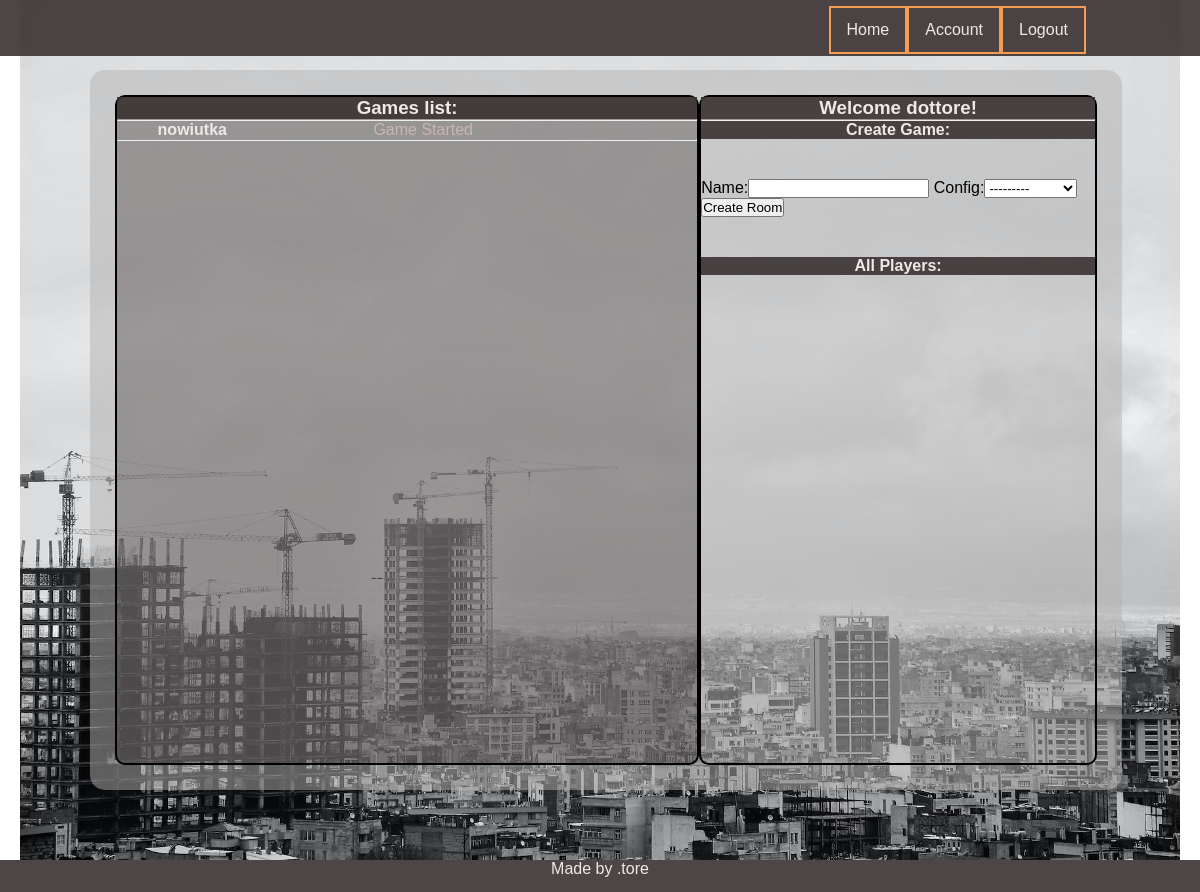
The app's page /player/home/s (signed in) with its own data.
### game/models.py (models this page shows, shortened)
class Game(models.Model):
    name = models.CharField(max_length=150)
    host = models.CharField(max_length=10)
    config = models.ForeignKey(Config, on_delete=models.CASCADE, related_name='game_config', blank=True, null=True)
    is_played = models.BooleanField(default=False)
    max_players = models.IntegerField(default=4)
    who_is_ready = models.ManyToManyField(Player, related_name="guys_ready", blank=True)
    who_is_playing = models.ManyToManyField(Player, related_name="guys_playing", blank=True)
    turn = models.IntegerField(default=1)
    turn_of_player = models.ForeignKey(Player, on_delete=models.CASCADE, related_name='czyja_tura', blank=True,
                                       null=True)

class Config(models.Model):
    name = models.CharField(max_length=150)
    nr_of_fields = models.IntegerField(default=28)
    special = models.IntegerField(default=8)
    start_money = models.IntegerField(default=1000)
    def __str__(self):
        return self.name

### player/models.py (models this page shows, shortened)
class Player(models.Model):
    name = models.ForeignKey(User, on_delete=models.CASCADE, related_name='player_name')
    parent = models.CharField(max_length =10)
    nick = models.CharField(max_length=10)
    in_game = models.CharField(max_length=200,default="",null=True)
    ready = models.BooleanField(default=False)
    moved = models.BooleanField(default=False, null=True, blank=True)
    money = models.IntegerField(default=150)
    position = models.IntegerField(default=0, null=True, blank=True)
    properties = models.CharField(max_length=400, null=True, default="")
    description = models.TextField(max_length=300, null=True)
    def __str__(self):
        return self.nick

### player/views.py (the view)
# urls.py: path('home/s', home, name='home'),
@login_required
def home(request):
    usr = request.user.username
    player = Player.objects.get(parent=usr)
    games = Game.objects.all()
    form = CreateGame
    args = {'usr': usr, 'games': games, 'form': form, 'player':player}
    return render(request, 'player/home.html', args)

### templates/player/home.html (shortened to what this page needs)
{% extends 'base.html' %} {% load static %}  {% block css %}
<link rel="stylesheet" href="{% static 'css/home.css' %}" />
{% endblock %} {% block content %}
<section class="lobby">
  <div class="__header">
    <h3>Games list:</h3>
  </div>
  <hr />
  <ul class="games_list">
    {% for g in games %}
    <div class="game_list__container">
      <li class="game_list__game">
        <a class="game_list__room" href="{% url 'detail' g.id %}">
          <strong>{{g.name}}</strong>
        </a>
        {% if g.is_played %}
        <span class="__game_status --gray">Game Started</span>
        {% endif %}
      </li>
    </div>
    <hr />
    {% endfor %}
  </ul>
</section>
<section class="user_menu">
  <div class="__header">
    <h1>Welcome {{player}}!</h1>
  </div>
  <hr />
  <div class="__header">
    <h4>Create Game:</h4>
  </div>
  <form class="new_game_form" method="POST" action='{% url "new_room"%}'>
    {% csrf_token %} {{form}}
    <button type="submit" name="create" value="ok">Create Room</button>
  </form>
  <div class="__header">
    <h4>All Players:</h4>
  </div>
</section>
{% endblock %}

### static/css/main.css (style rules this page uses)
* { padding: 0; margin: 0; box-sizing: border-box; }
body { font-family: "Noto Sans JP", sans-serif; }
:root { --main-bg-color: hsla(0, 0%, 70%, 50%); --main-bars-color: rgba(59, 50, 50, 0.9); --main-color-alpha: rgba(39, 26, 26, 0.3); --main-gold-border: #f69c55; --font-color: rgb(238, 232, 232); }

### static/css/home.css (style rules this page uses)
.user_menu, .lobby { border: 2px solid black; border-radius: 10px; }
.lobby { width: 70%; background-color: var(--main-color-alpha); }
.__header { color: var(--font-color); background-color: var(--main-bars-color); text-align: center; }
.games_list { list-style: none; }
.game_list__game { margin-left: 7%; position: relative; }
.game_list__room { text-decoration: none; color: var(--font-color); }
.__game_status, .__players_status { position: absolute; }
.__game_status { left: 40%; }
.new_game_form { margin: 40px 0; }
.--gray { color: rgb(201, 181, 181); }

### records on screen
Game: name "nowiutka", is_played "Game Started"
Player: nick "dottore"
